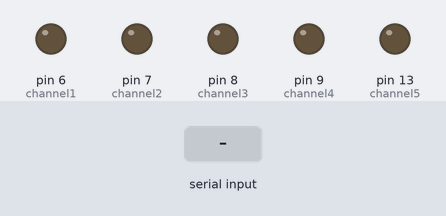
Bench run of a sketch on a simulated Arduino Uno, built with avr-gcc and run on an emulated ATmega328P. Parts: output pins drawn as LEDs (lit = HIGH). The inputs (shaded band) are chosen by the test bench.

Above: at 1.2 s.
1.3 s: "A" received over the second serial link
At 2.6 s:
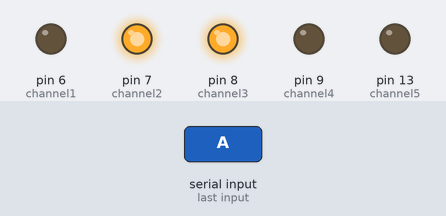
2.9 s: "B" received over the second serial link
At 3.9 s:
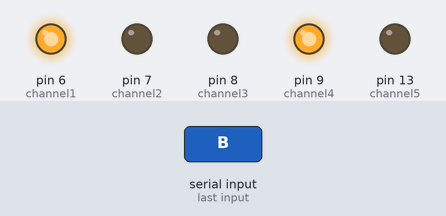
4.5 s: "C" received over the second serial link
At 5.1 s:
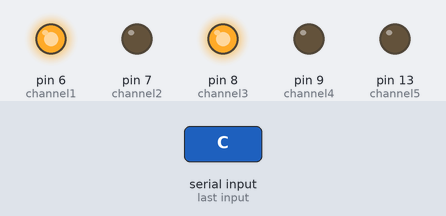
6.1 s: "D" received over the second serial link
At 7.4 s:
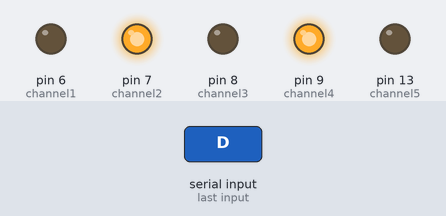
7.7 s: "E" received over the second serial link
At 8.7 s:
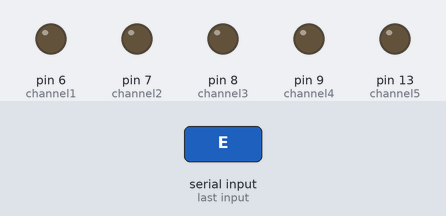
Timing chart, 0 to 10.3 s (numbered marks = the images above; inputs shaded):
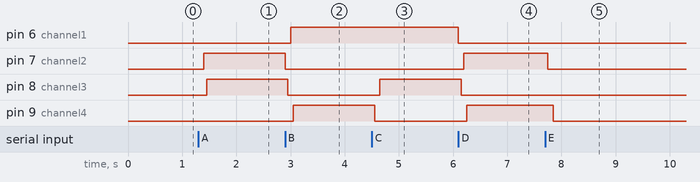

Measured:
- after the input at 1.3 s, pin 7 (channel2): LOW → HIGH after 0.10 s; pin 8 (channel3): LOW → HIGH after 0.15 s
- after the input at 2.9 s, pin 6 (channel1): LOW → HIGH after 0.10 s; pin 7 (channel2): HIGH → LOW at once; pin 8 (channel3): HIGH → LOW after 0.05 s; pin 9 (channel4): LOW → HIGH after 0.15 s
- after the input at 4.5 s, pin 8 (channel3): LOW → HIGH after 0.15 s; pin 9 (channel4): HIGH → LOW after 0.05 s
- after the input at 6.1 s, pin 6 (channel1): HIGH → LOW at once; pin 7 (channel2): LOW → HIGH after 0.10 s; pin 8 (channel3): HIGH → LOW after 0.05 s; pin 9 (channel4): LOW → HIGH after 0.15 s
- after the input at 7.7 s, pin 7 (channel2): HIGH → LOW after 0.05 s; pin 9 (channel4): HIGH → LOW after 0.15 s

The sketch:

Robot_Control.ino
```cpp
/* ####################################################### */
//**********************************************************
// BLUETOOTH CONTROLLED ROBOT
// www.spectrumultra.com /
//**********************************************************


#include <SoftwareSerial.h> //Serial Communicaton at IDE Code Library

SoftwareSerial mySerial(0, 1); //Set serial communication digital pin 2 for RX & digital pin 3 for TX

int channel1 = 6;
int channel2 = 7;
int channel3 = 8;
int channel4 = 9;
int channel5 = 13;


 void setup()

 {
 mySerial.begin(9600);  //Start Serial Communication at Baud rate 9600
 pinMode(channel1, OUTPUT); //Arduino Digital Pin 4 for Relay Channel 1
 pinMode(channel2, OUTPUT); //Arduino Digital Pin 5 for Relay Channel 2
 pinMode(channel3, OUTPUT); //Arduino Digital Pin 6 for Relay Channel 3
 pinMode(channel4, OUTPUT); //Arduino Digital Pin 7 for Relay Channel 4
 pinMode(channel5, OUTPUT); //Arduino Digital Pin 7 for Relay Channel 4
 // Relay

  Serial.println("-*ROBOT STATUS*-");
 }
 void loop()

{

  char Char_string = mySerial.read();


 //FORWARD
 if(Char_string == 'A') //MCU reads char string = A set relay channel 1 turn to LOW
{

 Serial.println("-SYSTEM FORWARD-");
 digitalWrite(channel1 ,LOW); //Relay channel 1 turn LOW
 delay(50);
 digitalWrite(channel4,LOW); //Relay channel 1 turn LOW
 delay(50);
 digitalWrite(channel2,HIGH); //Relay channel 1 turn LOW
 delay(50);
 digitalWrite(channel3,HIGH); //Relay channel 1 turn LOW

}
 if(Char_string == 'B') //MCU reads char string = A set relay channel 1 turn to LOW
{

 Serial.println("-SYSTEM REVERSE-");
 digitalWrite(channel2,LOW); //Relay channel 1 turn LOW
 delay(50);
 digitalWrite(channel3,LOW); //Relay channel 1 turn LOW
 delay(50);
 digitalWrite(channel1,HIGH); //Relay channel 1 turn LOW
 delay(50);
 digitalWrite(channel4,HIGH); //Relay channel 1 turn LOW

}
if(Char_string == 'C') //MCU reads Char String = B set relay channel 1 turn to HIGH
{

 Serial.println("--SYSTEM LEFT--");
 digitalWrite(channel2,LOW); //Relay channel 1 turn LOW
 delay(50);
 digitalWrite(channel4,LOW); //Relay channel 1 turn LOW
 delay(50);
 digitalWrite(channel1,HIGH); //Relay channel 1 turn LOW
 delay(50);
 digitalWrite(channel3,HIGH); //Relay channel 1 turn LOW
}

// RELAY CHANNEL 2
 if(Char_string == 'D') //MCU read char string = C set relay channel 2 turn to LOW
{

 Serial.println("--SYSTEM RIGHT--");
 digitalWrite(channel1,LOW); //Relay channel 1 turn LOW
 delay(50);
 digitalWrite(channel3,LOW); //Relay channel 1 turn LOW
 delay(50);
 digitalWrite(channel2,HIGH); //Relay channel 1 turn LOW
 delay(50);
 digitalWrite(channel4,HIGH); //Relay channel 1 turn LOW

}
if(Char_string == 'E') //MCU read char string = D set relay channel 2 turn to HIGH
{

 Serial.println("--SYSTEM STOP----");
 digitalWrite(channel1,LOW); //Relay channel 1 turn LOW
 delay(50);
 digitalWrite(channel2,LOW); //Relay channel 1 turn LOW
 delay(50);
 digitalWrite(channel3,LOW); //Relay channel 1 turn LOW
 delay(50);
 digitalWrite(channel4,LOW); //Relay channel 1 turn LOW
}

}
```
